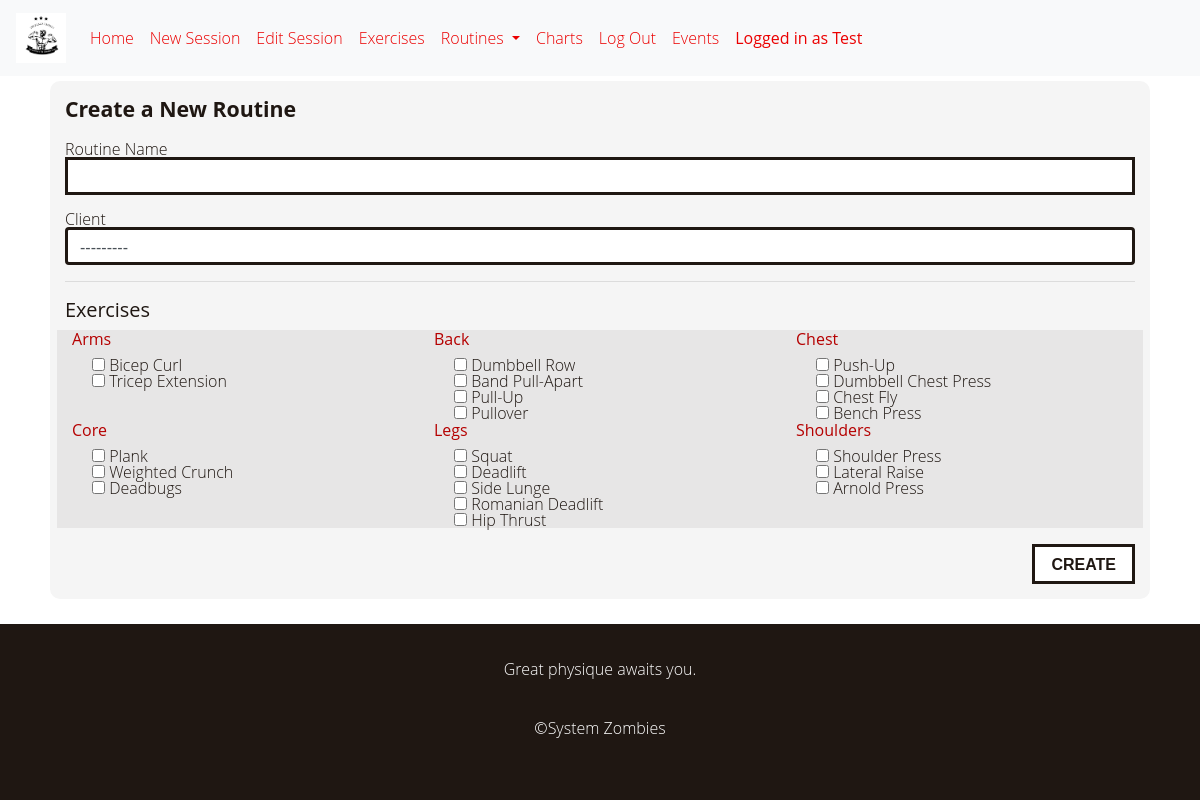
The page /routines/new (signed in) on the database its author committed.
### train/models.py (models this page shows)
class User(AbstractUser):
    user_choices = [('CL', 'client'), ('TR', 'trainer'), ('AD', 'admin')]
    subscription = models.CharField(max_length=2,null=False)
    def __str__(self):
        return f"{self.first_name}"

class Exercise(models.Model):
    body_choices = [
        ('LE', 'Legs'),
        ('AR', 'Arms'),
        ('BA', 'Back'),
        ('CH', 'Chest'),
        ('SH', 'Shoulders'),
        ('CO', 'Core'),
        ('OT', 'Other')
    ]
    name = models.CharField(max_length=40, unique=True)
    body_part = models.CharField(max_length=2, choices=body_choices)
    def __str__(self):
        return self.name

### train/views.py (the view, shortened to what this page needs)
# urls.py: path("routines/new", views.newroutine, name="newroutine"),
@staff_member_required(login_url="/login")
def newroutine(request):
    form = RoutineForm()
    return render(request, "train/newroutine.html", {
        "form": form
    })

### train/forms.py
class RoutineForm(ModelForm):
    client = ModelChoiceField(
            queryset=User.objects.filter(is_staff=False),
            widget=Select(attrs={'class': 'form-control'})
    )
    exercises = ModelMultipleChoiceField(
        queryset=Exercise.objects.order_by('body_part')
    )
    class Meta:
        model = Routine
        fields = ('name', 'client', 'exercises')
        widgets = {
            'name': TextInput(attrs={'class': 'form-control'}),
        }

### train/templates/train/newroutine.html (shortened to what this page needs)
{% extends "train/layout.html" %}
{% load static %}
{% block body %}
    <div class="container">
        <div class="set-group">
            <h3>Create a New Routine</h3>
            <form action="{% url 'newroutine' %}" method="post">
                    <div class="form-group">
                        {{form.name.label}}
                        {{form.name}}
                    </div>
                    <div class="form-group">
                        {{form.client.label}}
                        {{form.client}}
                    </div>
                    <hr>
                    <div class="form-group">
                        <h5>Exercises</h5>
                        <div class="row">
                            {% regroup form.fields.exercises.queryset by get_body_part_display as body_list %}
                            {% for body_part in body_list %}
                                <div class="col-6 col-sm-4">
                                    <h6 class="red-link">{{ body_part.grouper }}</h6>
                                    {% for exercise in body_part.list %}
                                        <div class="form-check">
                                            <input type="checkbox" name="exercises" value="{{exercise.pk}}" /> {{exercise}}
                                        </div>
                                    {% endfor %}
                                </div>
                            {% endfor %}
                        </div>
                    </div>
                <input type="submit" class="btn btn-danger float-right" value="Create">
            </form>
        </div>
    </div>
{% endblock %}

### train/templates/train/layout.html (shortened to what this page needs)
{% load static %}
<!DOCTYPE html>
<html lang="en">
    <head>
        <link rel="stylesheet" href="https://stackpath.bootstrapcdn.com/bootstrap/4.4.1/css/bootstrap.min.css">
        <link rel="stylesheet" href="{% static 'train/styles.css' %}">
        <link rel="stylesheet" href="{% static 'train/normalize.css' %}">
        <link rel="stylesheet" href="{% static 'train/main.css' %}">
    </head>
    <body>
        <nav class="navbar navbar-expand-lg navbar-light bg-light">
            <a class="navbar-brand" href="{% url 'home' %}">
                <img src="{% static 'train/logo.jpg' %}" height="50"></a>
            <div class="collapse navbar-collapse" id="navbarSupportedContent">
                <ul class="navbar-nav">
                    {% if user.is_authenticated %}
                        {% if user.is_staff %}
                            <li class="nav-item">
                                <a class="nav-link" href="{% url 'home' %}">Home</a>
                            </li>
                            <li class="nav-item">
                                <a class="nav-link" href="{% url 'newsession' %}">New Session</a>
                            </li>
                            <li class="nav-item">
                                <a class="nav-link" href="{% url 'editsession' %}">Edit Session</a>
                            </li>
                            <li class="nav-item">
                                <a class="nav-link" href="{% url 'exerciseview' %}">Exercises</a>
                            </li>
                            <li class="nav-item dropdown">
                                <a class="nav-link dropdown-toggle" href="#" id="navbarDropdownMenuLink" data-toggle="dropdown"
                                    aria-haspopup="true" aria-expanded="false">Routines </a>
                            </li>
                            <li class="nav-item">
                                <a class="nav-link" href="{% url 'charts' %}">Charts</a>
                            </li>
                        {% endif %}
                        <li class="nav-item">
                            <a class="nav-link" href="{% url 'logout' %}">Log Out</a>
                        </li>
                                <a class="nav-link" href="{% url 'event' %}">Events</a>
                        <li class="nav-item">
                            <b><a class="nav-link disabled">Logged in as {{request.user}}</a></b>
                        </li>
                    {% endif %}
                </ul>
            </div>
        </nav>
        {% block body %}
        {% endblock %}
    <footer class="footer">
      <div class="wrap">
        <p class="footer__cta">
          Great physique awaits you.<br>
        </p>
        <p class="footer__copyright">
            ©System Zombies
        </p>
      </div>
    </footer>
</body>
</html>

### train/static/train/styles.css (style rules this page uses)
body, html { height: 95%; }
.nav-link { color: #EB0000 !important; }
.red-link { color: #B50000 !important; }
.set-group { margin: 5px; padding: 15px; background-color: #F5F5F5; border-radius: 10px; overflow: auto; }

### train/static/train/main.css (style rules this page uses)
:root { --color-day: white; --color-night: #1F1712; --color-earth-orange: #FA8232; --color-life-green: #41C734; --color-dark-blue: #1377d5; --color-magma-red: #EB0000; --color-gray-1: #333; --color-gray-2: #999; --color-gray-3: #CCC; --color-gray-4: #EEE; --color-gray-5: #F9F9F9; --color-anchor: #0275d8; --color-anchor-hover: #025aa5; --font-primary: 'Open Sans', 'Helvetica Neue', Helvetica, Arial, sans-serif; --font-secondary: 'Alfa Slab One', 'Helvetica Nueue', Helvetica, Arial, sans-serif; --wrap-lg: 47rem; --wrap-md: 30rem; --wrap-sm: 22rem; --wrap-padding: 1rem; }
*, *::before, *::after { box-sizing: border-box; }
html { height: 100%; font-size: 100%; }
body { margin: 0; font-family: var(--font-primary); font-weight: 300; line-height: 1; color: var(--color-night); -webkit-tap-highlight-color: rgba(0, 0, 0, 0); }
h1, h2, h3, p, ul, ol, blockquote, figure { margin-top: 0; margin-bottom: 1.6666rem; }
p, ul, ol, blockquote { line-height: 1.6666; }
h1, h2, h3 { line-height: 1.2; }
h2, h3, .h2, .h3 { font-weight: bold; margin-bottom: 1.2rem; }
h3, .h3 { font-family: var(--font-primary); font-size: 1.3333rem; }
a { color: #0275d8; text-decoration: none; }
img { vertical-align: top; }
.wrap { position: relative; margin-left: auto; margin-right: auto; padding-left: var(--wrap-padding); padding-right: var(--wrap-padding); max-width: var(--wrap-lg); }
.row { display: flex; margin-left: -0.5rem; margin-right: -0.5rem; flex-wrap: wrap; }
input[type="text"], input[type="email"], input[type="number"], input[type="password"], textarea, select ,option { display: block; border-radius: 0; padding: 0.625rem 0.5rem 0.5rem 0.5rem; border: solid 3px var(--color-night) !important; background-color: white; width: 100%; -webkit-appearance: none; }
.form-group { margin-bottom: 1rem; }
.btn { display: inline-block; position: relative; padding: 0.625rem 1rem 0.5rem 1rem; border-radius: 0; border: solid 3px var(--color-night); background-color: white; font-weight: 600; line-height: 1; text-transform: uppercase; text-align: center; color: inherit; cursor: pointer; -webkit-appearance: none; }
footer { margin-top: auto; }
.footer { padding-top: 2rem; padding-bottom: 2rem; background-color: var(--color-night); text-align: center; color: white; }
.footer__cta { margin-bottom: 2rem; }
.footer__copyright { margin-bottom: 0; }
.row { background-color:rgb(231, 230, 230); }

### train/templates/train/layout.html (style rules this page uses)
body { min-height: 100vh; display: flex; flex-direction: column; }
footer { margin-top: auto; }

### rows shown on the page
User: user "Test"
Exercise: name "Bicep Curl"
Exercise: name "Tricep Extension"
Exercise: name "Dumbbell Row"
Exercise: name "Band Pull-Apart"
Exercise: name "Pull-Up"
Exercise: name "Pullover"
Exercise: name "Push-Up"
Exercise: name "Dumbbell Chest Press"
Exercise: name "Chest Fly"
Exercise: name "Bench Press"
Exercise: name "Plank"
Exercise: name "Weighted Crunch"
Exercise: name "Deadbugs"
Exercise: name "Squat"
Exercise: name "Deadlift"
Exercise: name "Side Lunge"
Exercise: name "Romanian Deadlift"
Exercise: name "Hip Thrust"
Exercise: name "Shoulder Press"
Exercise: name "Lateral Raise"
Exercise: name "Arnold Press"

### other values the page prints
{{ body_part.grouper }} "Arms" "Back" "Chest" "Core" "Legs" "Shoulders"
